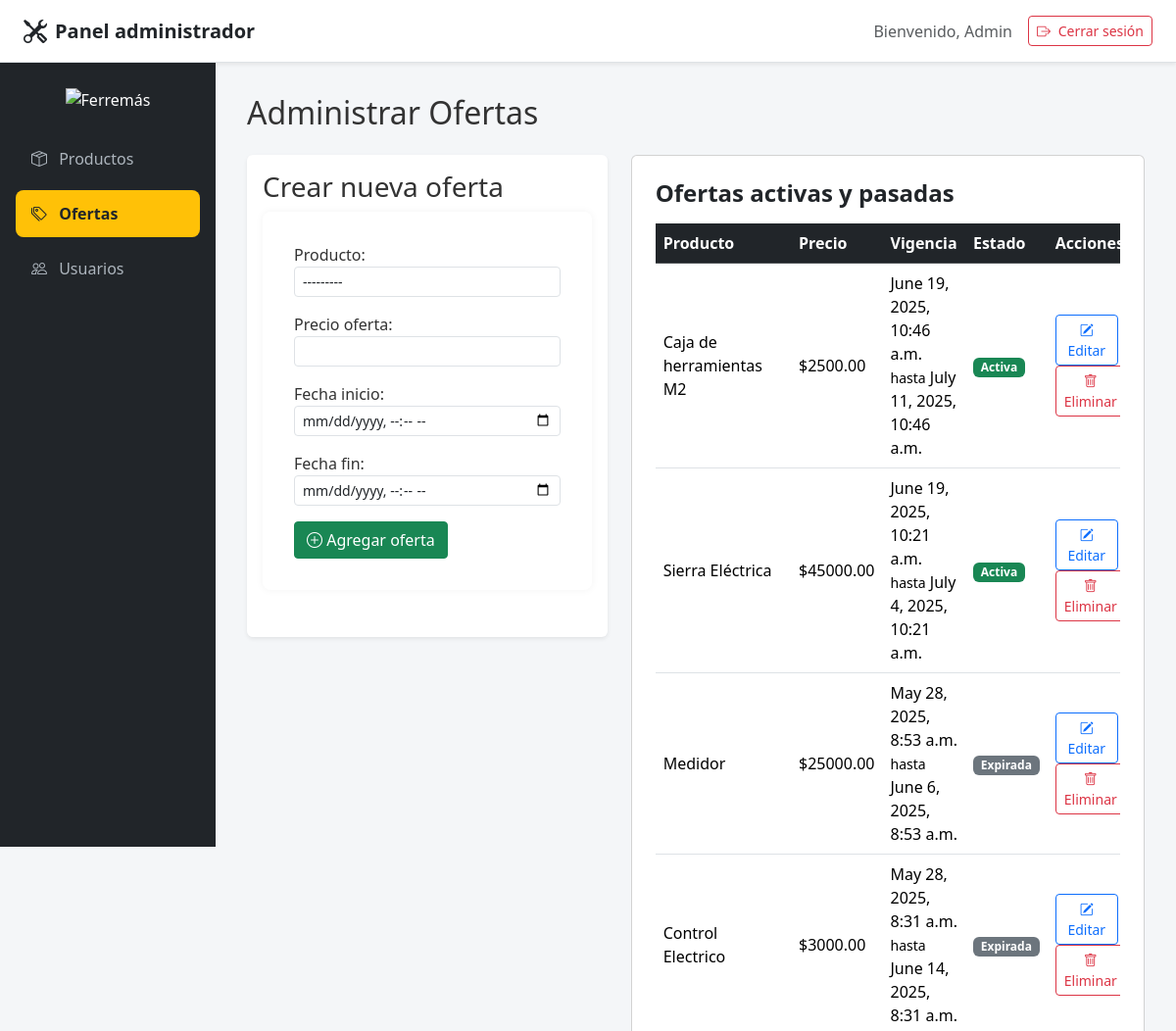
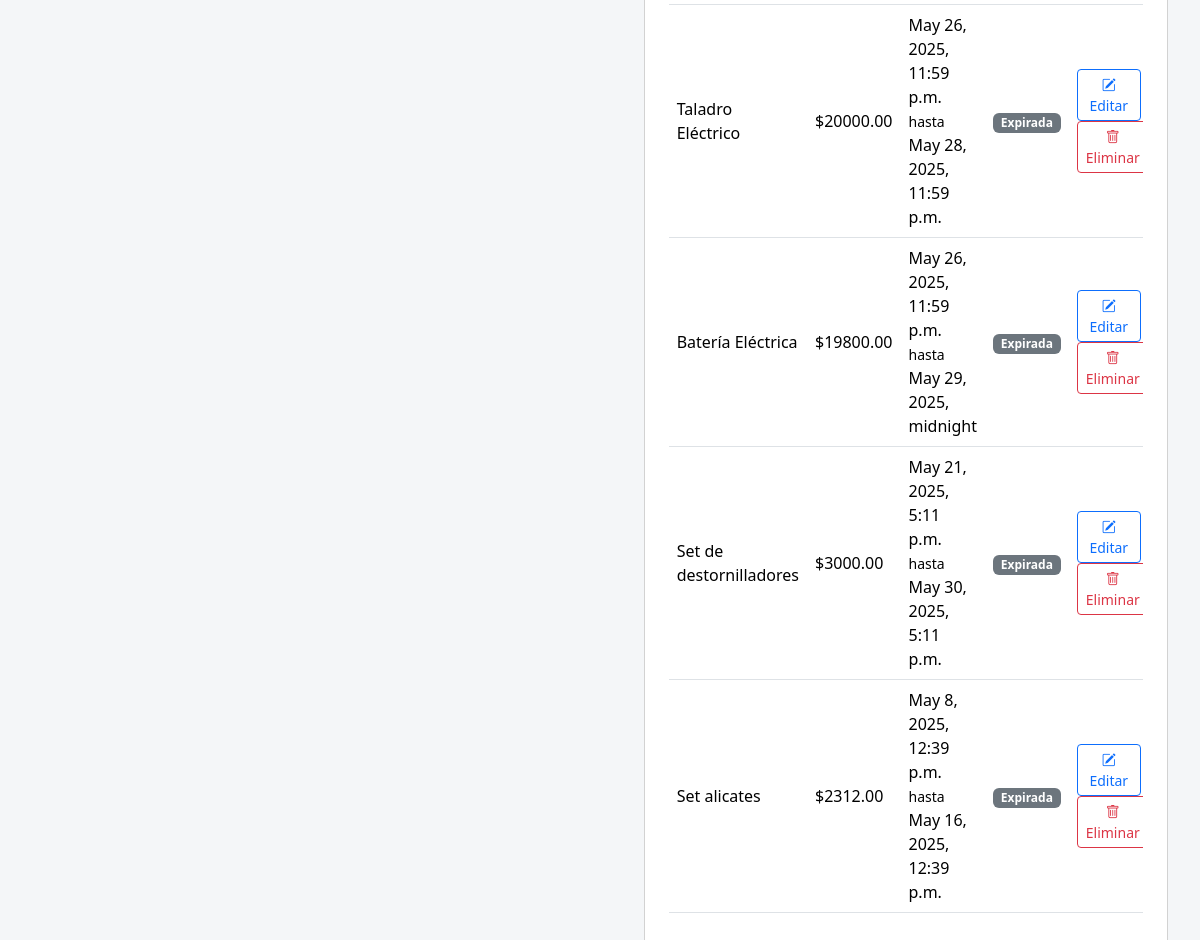
Screenshot of /adminpanel/ofertas/ (signed in) with the database file from the repository (2 pictures, top to bottom).
### tienda/models.py (models this page shows, shortened)
class Oferta(models.Model):
    producto = models.ForeignKey(Producto, on_delete=models.CASCADE, related_name='ofertas')
    precio_oferta = models.DecimalField(max_digits=10, decimal_places=2)
    fecha_inicio = models.DateTimeField()
    fecha_fin = models.DateTimeField()
    def esta_activa(self):
        ahora = timezone.now()
        return self.fecha_inicio <= ahora <= self.fecha_fin

class Producto(models.Model):
    CATEGORIAS = [
        ('herramientas', 'Herramientas'),
        ('herramientas_electricas', 'Herramientas Eléctricas'),
        ('herramientas_manuales', 'Herramientas Manuales'),
        ('materiales', 'Materiales'),
        ('accesorios', 'Accesorios'),
        ('pinturas', 'Pinturas'),
        ('electricidad', 'Electricidad'),
        ('inalambricas', 'Inalámbricas'),
        ('medicion', 'Medición'),
    ]
    nombre = models.CharField(max_length=255)
    descripcion = models.TextField()
    categoria = models.CharField(max_length=100, choices=CATEGORIAS)
    stock = models.IntegerField()
    imagen = models.ImageField(upload_to='static/productos/')
    activo = models.BooleanField(default=True)
    def __str__(self):
        return self.nombre

### adminpanel/views.py (the view)
# urls.py: path('ofertas/', views.panel_ofertas, name='panel_ofertas'),
@login_required
@user_passes_test(lambda u: u.is_staff)
def panel_ofertas(request):
    ofertas = Oferta.objects.all().order_by('-fecha_inicio')
    if request.method == 'POST':
        form = OfertaForm(request.POST)
        if form.is_valid():
            form.save()
            messages.success(request, "Oferta creada correctamente.")
            return redirect('panel_ofertas')
    else:
        form = OfertaForm()
    return render(request, 'adminpanel/panel_ofertas.html', {
        'ofertas': ofertas,
        'form': form
    })

### tienda/forms.py (shortened to what this page needs)
class OfertaForm(forms.ModelForm):
    class Meta:
        model = Oferta
        fields = ['producto', 'precio_oferta', 'fecha_inicio', 'fecha_fin']
        widgets = {
            'producto': forms.Select(attrs={'class': 'form-control form-control-sm'}),
            'precio_oferta': forms.NumberInput(attrs={'class': 'form-control form-control-sm'}),
            'fecha_inicio': forms.DateTimeInput(attrs={'type': 'datetime-local', 'class': 'form-control form-control-sm'}),
            'fecha_fin': forms.DateTimeInput(attrs={'type': 'datetime-local', 'class': 'form-control form-control-sm'}),
        }

### tienda/context_processors.py (called while the page is built, shortened)
def carrito_context(request):
    carrito = request.session.get('carrito', {})
    items = []
    total = 0
    return {
        'carrito_items': items,
        'carrito_total': total
    }

### adminpanel/templates/adminpanel/panel_ofertas.html (shortened to what this page needs)
{% extends 'base_admin.html' %}
{% block content %}
<h2 class="mb-4">Administrar Ofertas</h2>
<div class="row">
  <div class="col-md-5">
    <div class="p-3 bg-white rounded shadow-sm mb-4">
      <h3>Crear nueva oferta</h3>
      <form method="POST">
        {{ form.as_p }}
        <button type="submit" class="btn btn-success">
          <i class="bi bi-plus-circle"></i> Agregar oferta
        </button>
      </form>
    </div>
  </div>
  <div class="col-md-7">
    <div class="card p-4">
  <h4 class="fw-bold mb-3">Ofertas activas y pasadas</h4>
  <div class="table-responsive">
    <table class="table table-hover align-middle">
      <thead class="table-dark">
        <tr>
          <th>Producto</th>
          <th>Precio</th>
          <th>Vigencia</th>
          <th>Estado</th>
          <th>Acciones</th>
        </tr>
      </thead>
      <tbody>
        {% for oferta in ofertas %}
        <tr>
          <td>{{ oferta.producto.nombre }}</td>
          <td>${{ oferta.precio_oferta }}</td>
          <td>
            {{ oferta.fecha_inicio }}<br>
            <small>hasta</small> {{ oferta.fecha_fin }}
          </td>
          <td>
            {% if oferta.esta_activa %}
              <span class="badge bg-success">Activa</span>
            {% else %}
              <span class="badge bg-secondary">Expirada</span>
            {% endif %}
          </td>
          <td>
            <a href="{% url 'editar_oferta' oferta.id %}" class="btn btn-sm btn-outline-primary me-2">
              <i class="bi bi-pencil-square"></i> Editar
            </a>
            <a href="{% url 'eliminar_oferta' oferta.id %}" class="btn btn-sm btn-outline-danger"
                onclick="return confirm('¿Seguro que quieres eliminar esta oferta?')">
              <i class="bi bi-trash"></i> Eliminar
            </a>
          </td>
        </tr>
        {% endfor %}
      </tbody>
    </table>
  </div>
</div>
</div>
  </div>
</div>
{% endblock %}

### static/css/style_admin.css (style rules this page uses)
body { margin: 0; font-family: 'Segoe UI', sans-serif; background-color: #f4f6f8; color: #333; }
form { background-color: #fff; padding: 2rem; border-radius: 8px; box-shadow: 0 0 8px rgba(0,0,0,0.05); margin-bottom: 2rem; }
form .form-control { margin-bottom: 1rem; }
.table thead th { vertical-align: middle; }
.btn { border-radius: 4px; }

### rows the page displays
Oferta: producto.nombre "Caja de herramientas M2", precio_oferta "2500.00", fecha_inicio "June 19, 2025, 10:46 a.m.", fecha_fin "July 11, 2025, 10:46 a.m.", shows "Activa"
Oferta: producto.nombre "Sierra Eléctrica", precio_oferta "45000.00", fecha_inicio "June 19, 2025, 10:21 a.m.", fecha_fin "July 4, 2025, 10:21 a.m.", shows "Activa"
Oferta: producto.nombre "Medidor", precio_oferta "25000.00", fecha_inicio "May 28, 2025, 8:53 a.m.", fecha_fin "June 6, 2025, 8:53 a.m.", shows "Expirada"
Oferta: producto.nombre "Control Electrico", precio_oferta "3000.00", fecha_inicio "May 28, 2025, 8:31 a.m.", fecha_fin "June 14, 2025, 8:31 a.m.", shows "Expirada"
Oferta: producto.nombre "Taladro Eléctrico", precio_oferta "20000.00", fecha_inicio "May 26, 2025, 11:59 p.m.", fecha_fin "May 28, 2025, 11:59 p.m.", shows "Expirada"
Oferta: producto.nombre "Batería Eléctrica", precio_oferta "19800.00", fecha_inicio "May 26, 2025, 11:59 p.m.", fecha_fin "May 29, 2025, midnight", shows "Expirada"
Oferta: producto.nombre "Set de destornilladores", precio_oferta "3000.00", fecha_inicio "May 21, 2025, 5:11 p.m.", fecha_fin "May 30, 2025, 5:11 p.m.", shows "Expirada"
Oferta: producto.nombre "Set alicates", precio_oferta "2312.00", fecha_inicio "May 8, 2025, 12:39 p.m.", fecha_fin "May 16, 2025, 12:39 p.m.", shows "Expirada"
